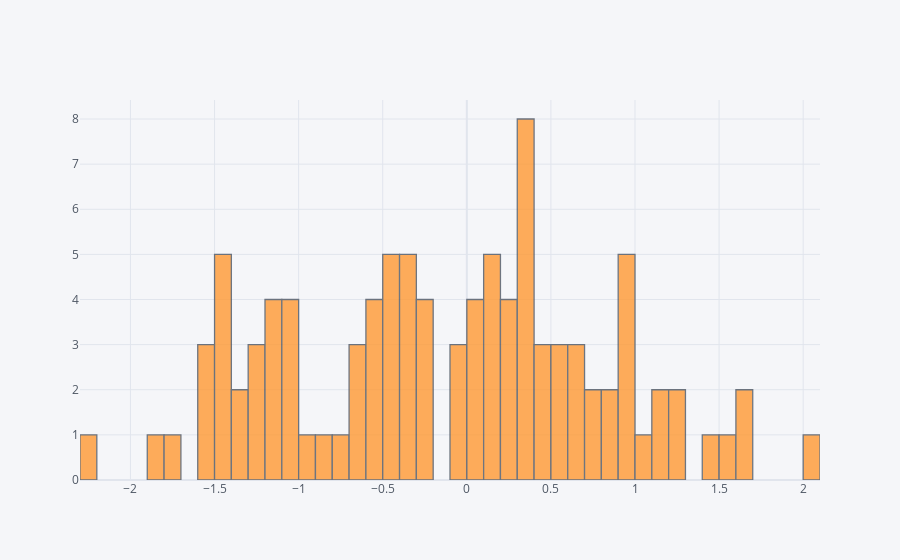

The code cell stored with this chart in its notebook:
### Markdown cell above
# histogram

### Code cell
df['A'].iplot(kind='hist',bins=55)

### Figure 1 — Plotly figure (JSON) as saved in the notebook; plotly's stock layout.template omitted (floating-point values rounded to 4 significant figures)
{"data": [{"histfunc": "count", "histnorm": "", "marker": {"color": "rgba(255, 153, 51, 1.0)", "line": {"color": "#4D5663", "width": 1.3}}, "name": "A", "nbinsx": 55, "opacity": 0.8, "orientation": "v", "type": "histogram", "x": [-0.7896, 0.3642, -1.083, -0.2931, 1.227, 0.903, -0.5635, 0.702, -0.415, 0.03687, -1.404, 0.9357, 0.4024, 0.4565, -1.276, 0.05496, -1.197, 0.5053, -1.779, 1.179, -0.3898, -0.4982, -1.146, -1.173, -1.081, 0.3129, -1.874, 0.05452, -1.151, -0.2533, 0.6146, 0.7063, -1.449, 0.8651, -0.3322, -0.6817, 0.178, 1.53, 1.156, -0.3261, 0.3311, -0.4581, 0.3369, -1.28, -1.581, -0.2519, -0.01215, 0.2611, 0.2398, -0.9281, -0.4101, 0.4783, -1.415, 0.1222, -0.433, -0.3343, 1.482, -1.306, -0.5877, -1.33, -1.518, -2.203, 0.2555, 0.6584, -0.5042, -1.592, 2.047, -1.004, -0.2576, -0.6294, -0.5584, -0.3815, 0.9293, 1.634, 0.1469, -1.425, 0.3356, 1.257, 1.622, -1.463, 0.38, 0.2112, 0.9555, 1.009, 0.9527, 0.008576, -1.211, 0.1687, -0.8334, 0.5952, 0.5068, -1.043, -0.6513, 0.6368, 0.3636, 0.1618, -0.07993, -0.05596, 0.8798, 0.311]}], "layout": {"barmode": "overlay", "legend": {"bgcolor": "#F5F6F9", "font": {"color": "#4D5663"}}, "paper_bgcolor": "#F5F6F9", "plot_bgcolor": "#F5F6F9", "title": {"font": {"color": "#4D5663"}}, "xaxis": {"gridcolor": "#E1E5ED", "showgrid": true, "tickfont": {"color": "#4D5663"}, "title": {"font": {"color": "#4D5663"}, "text": ""}, "zerolinecolor": "#E1E5ED"}, "yaxis": {"gridcolor": "#E1E5ED", "showgrid": true, "tickfont": {"color": "#4D5663"}, "title": {"font": {"color": "#4D5663"}, "text": ""}, "zerolinecolor": "#E1E5ED"}}}
